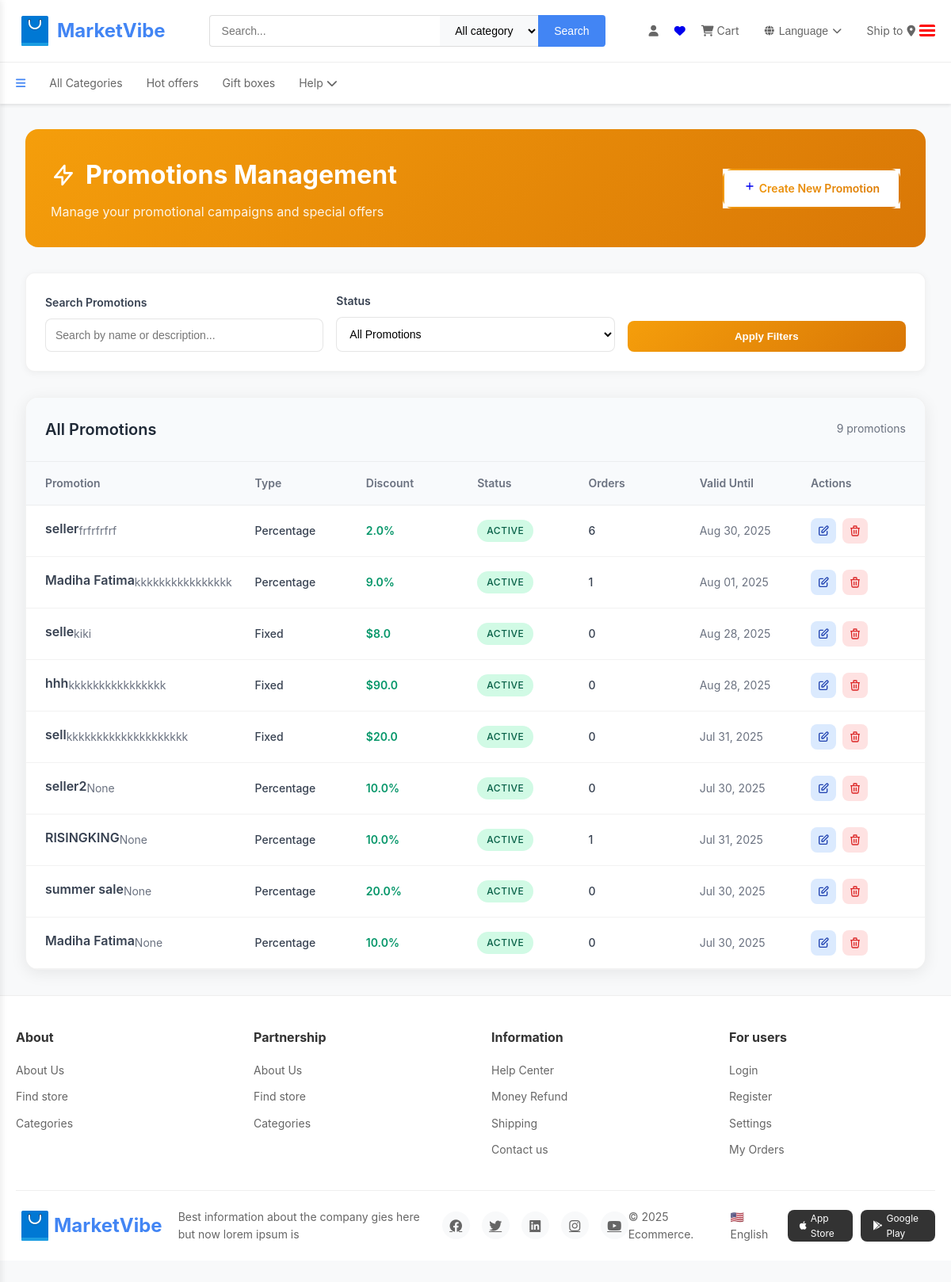
Before: /promotions/ (signed in) with the older database file.
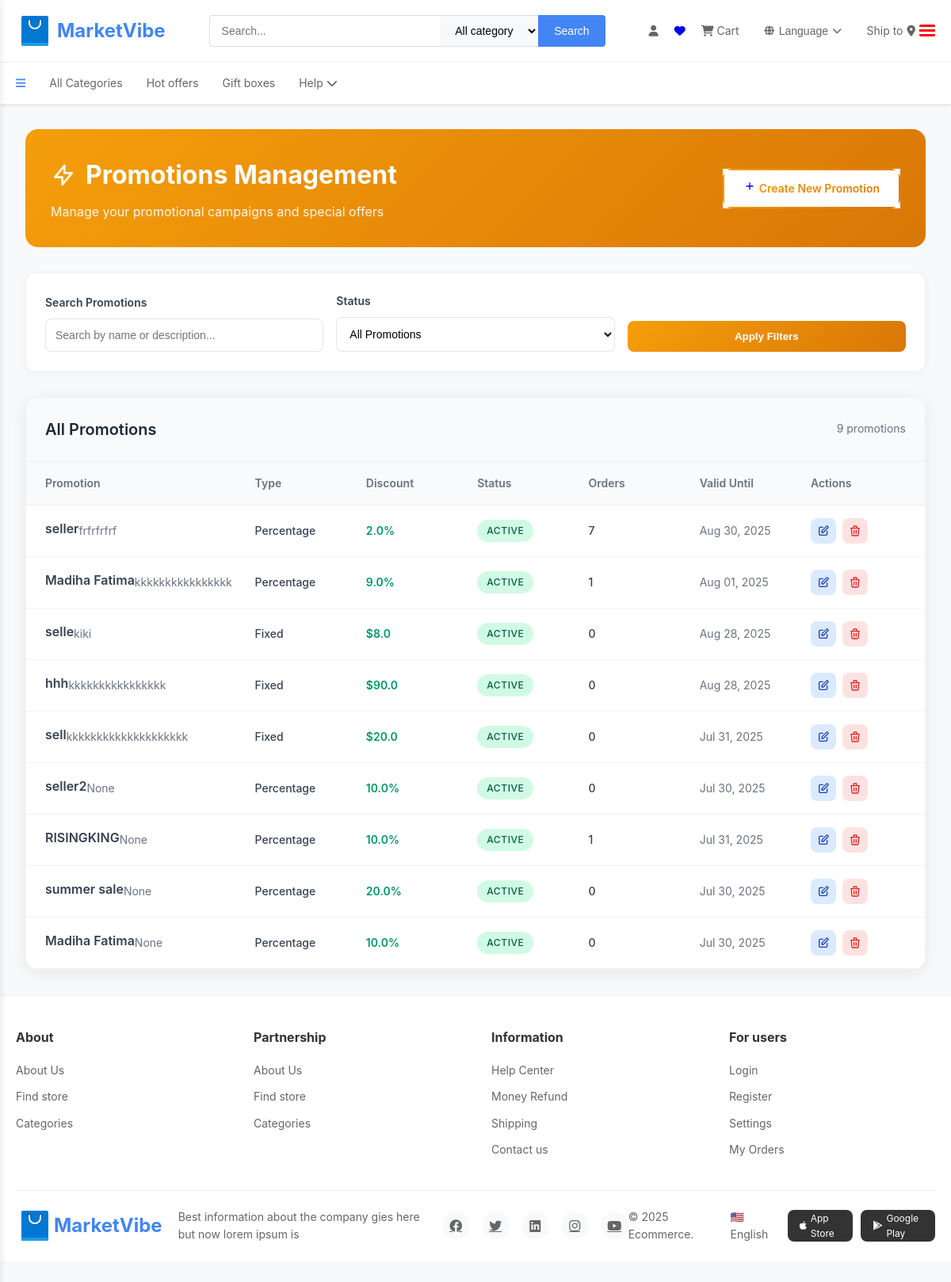
After: the same page with the newer database file.
### seller/models.py (models this page shows, shortened)
class Promotion(models.Model):
    PROMOTION_TYPES = [
        ('percentage', 'Percentage Discount'),
        ('fixed', 'Fixed Amount Discount'),
        ('buy_one_get_one', 'Buy One Get One'),
        ('free_shipping', 'Free Shipping'),
    ]
    seller = models.ForeignKey(Seller, on_delete=models.CASCADE, related_name='promotions')
    name = models.CharField(max_length=200)
    description = models.TextField(blank=True, null=True)
    promotion_type = models.CharField(max_length=20, choices=PROMOTION_TYPES, default='percentage')
    discount_value = models.FloatField(help_text="Percentage or fixed amount based on promotion type")
    min_order_amount = models.FloatField(default=0, help_text="Minimum order amount to apply promotion")
    max_discount_amount = models.FloatField(null=True, blank=True, help_text="Maximum discount amount (for percentage discounts)")
    valid_from = models.DateTimeField(default=timezone.now)
    valid_until = models.DateTimeField()
    is_active = models.BooleanField(default=True)
    usage_limit = models.PositiveIntegerField(null=True, blank=True, help_text="Maximum number of times this promotion can be used")
    used_count = models.PositiveIntegerField(default=0)
    products = models.ManyToManyField(Product, blank=True, related_name='promotions')
    categories = models.ManyToManyField(Category, blank=True, related_name='promotions')
    created_at = models.DateTimeField(default=timezone.now)
    updated_at = models.DateTimeField(auto_now=True)
    class Meta:
        ordering = ['-created_at']

### seller/views.py (the view)
# urls.py: path('promotions/', views.promotions_list_view, name='promotions_list'),
@login_required
def promotions_list_view(request):
    seller = get_object_or_404(Seller, user=request.user)
    promotions = Promotion.objects.filter(seller=seller).order_by('-created_at')
    search_query = request.GET.get('search', '')
    if search_query:
        promotions = promotions.filter(
            Q(name__icontains=search_query) |
            Q(description__icontains=search_query)
        )
    status_filter = request.GET.get('status', '')
    if status_filter == 'active':
        promotions = promotions.filter(is_active=True, valid_until__gte=timezone.now())
    elif status_filter == 'inactive':
        promotions = promotions.filter(Q(is_active=False) | Q(valid_until__lt=timezone.now()))
    from django.core.paginator import Paginator
    paginator = Paginator(promotions, 20)
    page_number = request.GET.get('page')
    page_obj = paginator.get_page(page_number)
    context = {
        'seller': seller,
        'promotions': page_obj,
        'total_promotions': promotions.count(),
    }
    return render(request, 'seller/promotions_list.html', context)

### buyer/context_processors.py (called while the page is built, shortened)
def user_sidebar_data(request):
    context = {
        'user_type': None,
        'buyer': None,
        'seller': None,
        'image_base64': None
    }
    if hasattr(request, 'user') and request.user.is_authenticated:
        try:
            buyer = Buyer.objects.filter(email=request.user.email).first()
        except Buyer.DoesNotExist:
            pass
        try:
            seller = Seller.objects.filter(email=request.user.email).first()
            if seller:
                context.update({
                    'user_type': 'seller',
                    'seller': seller,
                    'image_base64': seller.get_image_base64() if seller.image else None
                })
                return context
        except Seller.DoesNotExist:
            pass
    return context

### seller/models.py (called while the page is built)
    def get_image_base64(self):
        if self.image:
            return base64.b64encode(self.image).decode('utf-8')
        return None

### seller/templates/seller/promotions_list.html (shortened to what the changed rows need)
{% extends 'index.html' %}
{% load static %}
{% block content %}
<!DOCTYPE html>
<html lang="en" data-theme="light">
<head>
<div class="promotions-list-container">
  <div class="promotions-header">
    <div class="promotions-title-section">
      <h1 class="promotions-title">
        <svg width="32" height="32" fill="none" stroke="currentColor" viewBox="0 0 24 24" class="promotions-icon">
          <path stroke-linecap="round" stroke-linejoin="round" stroke-width="2" d="M13 10V3L4 14h7v7l9-11h-7z"></path>
        </svg>
        Promotions Management
      </h1>
    </div>
  </div>
  <div class="promotions-table-container">
    <div class="promotions-table">
      <div class="table-body">
        {% for promotion in promotions %}
        <div class="table-row" data-promotion-id="{{ promotion.id }}">
          <div class="table-cell">
            <div class="promotion-name">{{ promotion.name }}</div>
            <div class="promotion-description">{{ promotion.description|truncatechars:100 }}</div>
          </div>
          <div class="table-cell">
            <div class="promotion-type">{{ promotion.promotion_type|title }}</div>
          </div>
          <div class="table-cell">
            <div class="discount-amount">
              {% if promotion.promotion_type == 'percentage' %}
                {{ promotion.discount_value }}%
              {% else %}
                ${{ promotion.discount_value }}
              {% endif %}
            </div>
          </div>
          <div class="table-cell">
            <div class="status-badge status-{% if promotion.is_active %}active{% else %}inactive{% endif %}">
              {% if promotion.is_active %}Active{% else %}Inactive{% endif %}
            </div>
          </div>
          <div class="table-cell">
            <div class="orders-count">{{ promotion.used_count|default:"0" }}</div>
          </div>
          <div class="table-cell">
            <div class="valid-until">{{ promotion.valid_until|date:"M d, Y" }}</div>
          </div>
          <div class="table-cell">
            <div class="action-buttons">
              <button class="action-btn edit-btn" onclick="editPromotion('{{ promotion.id }}')" title="Edit Promotion">
                <svg width="16" height="16" fill="none" stroke="currentColor" viewBox="0 0 24 24">
                  <path stroke-linecap="round" stroke-linejoin="round" stroke-width="2" d="M11 5H6a2 2 0 00-2 2v11a2 2 0 002 2h11a2 2 0 002-2v-5m-1.414-9.414a2 2 0 112.828 2.828L11.828 15H9v-2.828l8.586-8.586z"></path>
                </svg>
              </button>
              <button class="action-btn delete-btn" onclick="deletePromotion('{{ promotion.id }}')" title="Delete Promotion">
                <svg width="16" height="16" fill="none" stroke="currentColor" viewBox="0 0 24 24">
                  <path stroke-linecap="round" stroke-linejoin="round" stroke-width="2" d="M19 7l-.867 12.142A2 2 0 0116.138 21H7.862a2 2 0 01-1.995-1.858L5 7m5 4v6m4-6v6m1-10V4a1 1 0 00-1-1h-4a1 1 0 00-1 1v3M4 7h16"></path>
                </svg>
              </button>
            </div>
          </div>
        </div>
        {% endfor %}
      </div>
    </div>
  </div>
</div>
{% endblock %}

Changed rows visible on the page:
changed Promotion "seller": used_count "6" → "7"
